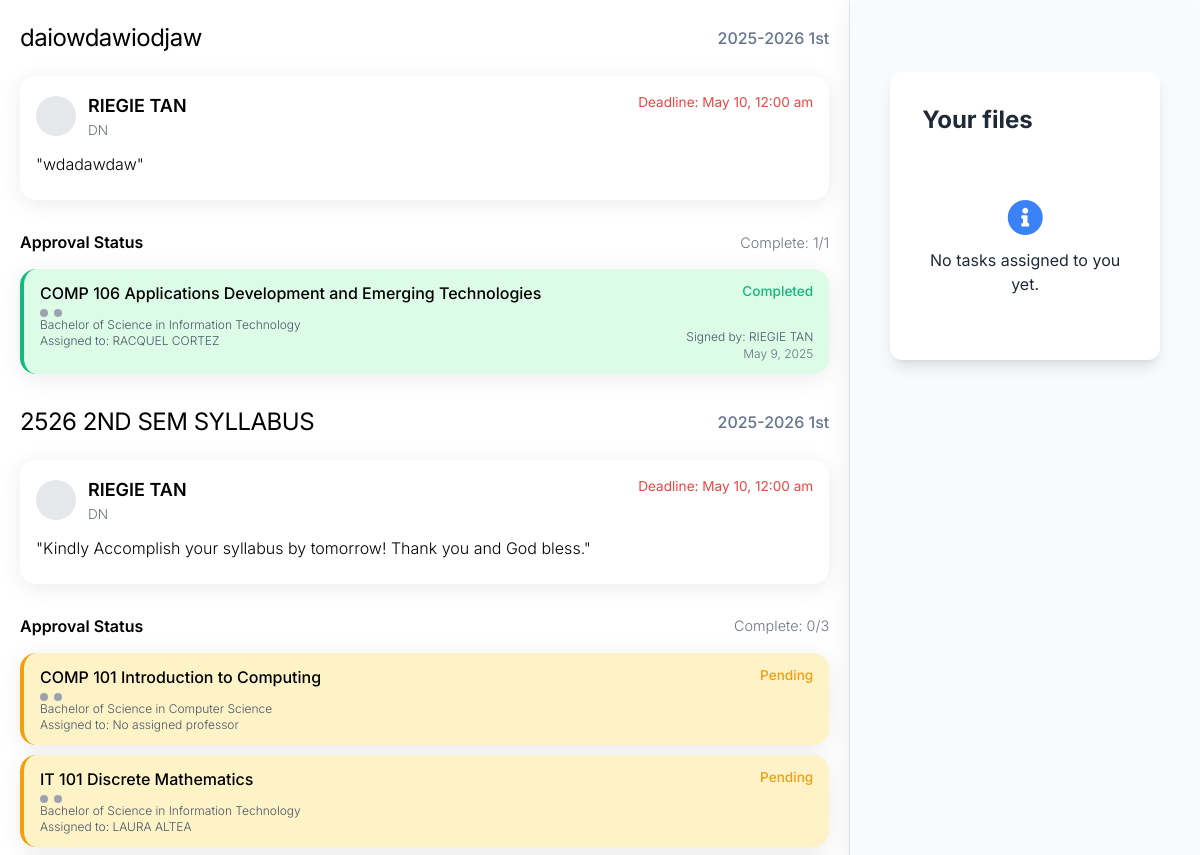
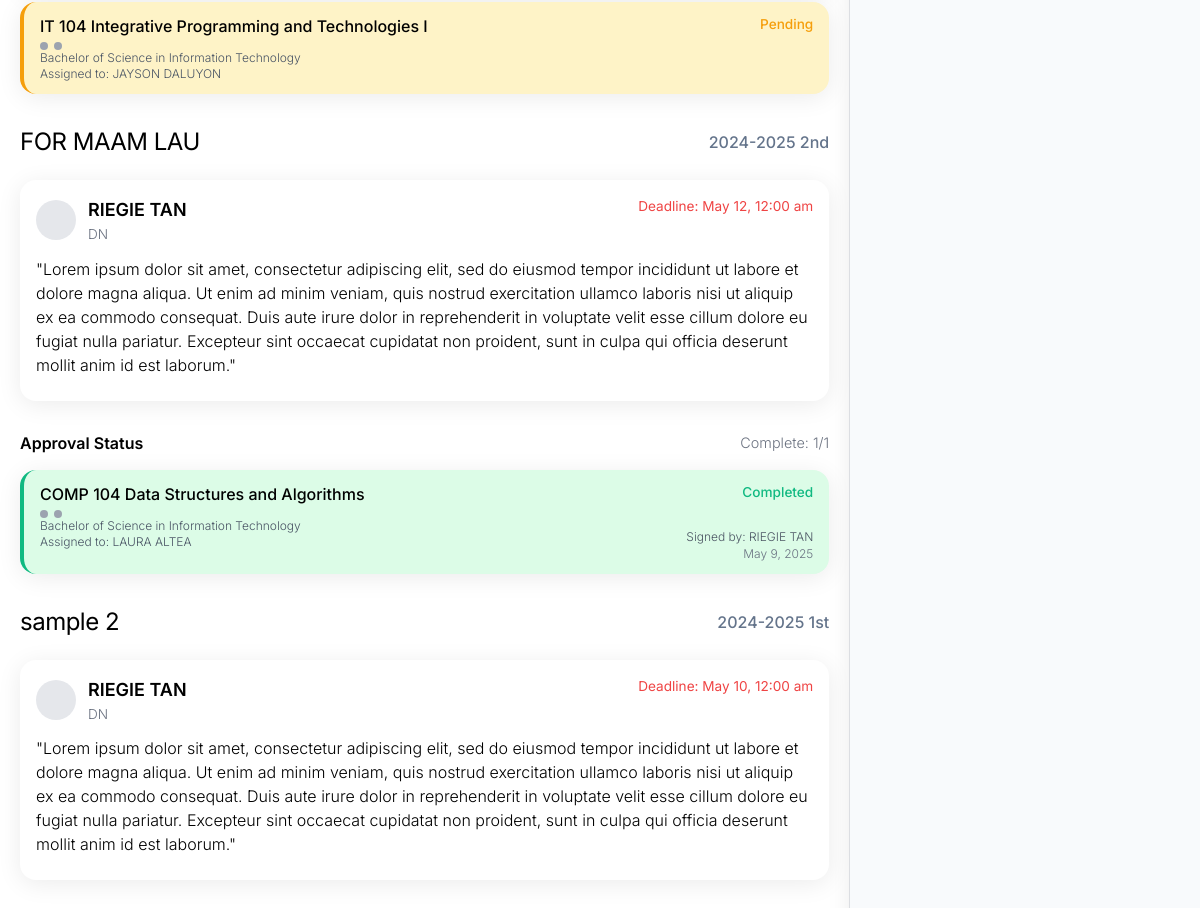
Before: /main/dashboard/submissionspage.php (signed in, upper part) with the older database file (2 pictures, top to bottom).
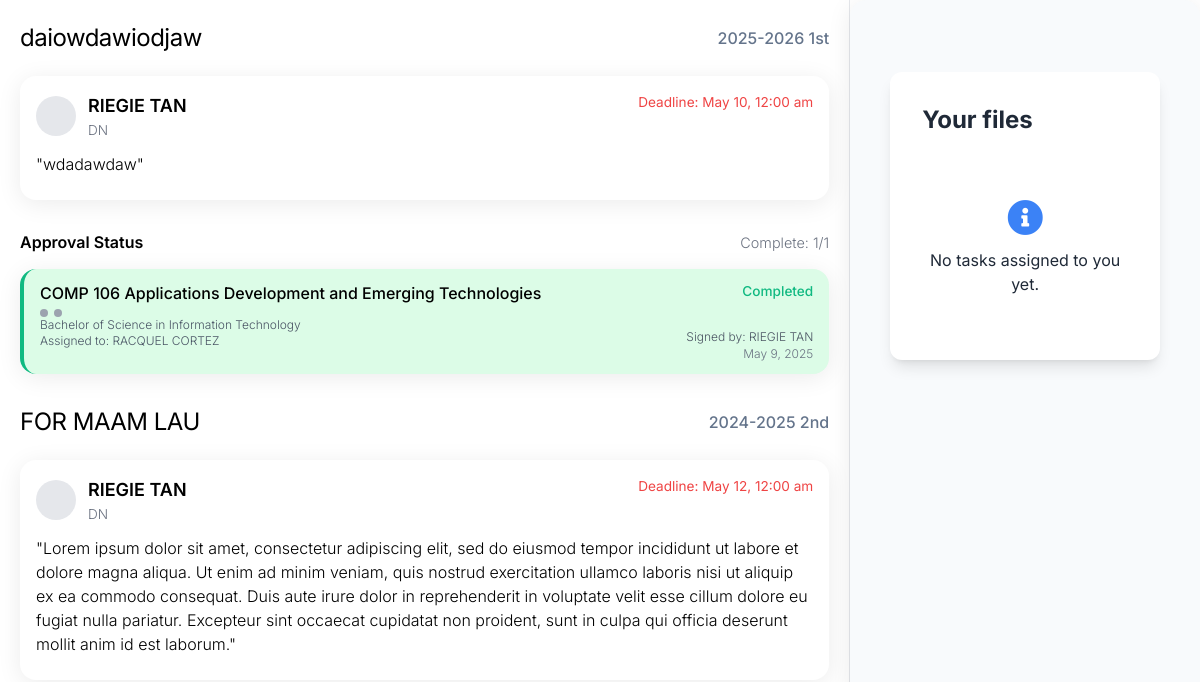
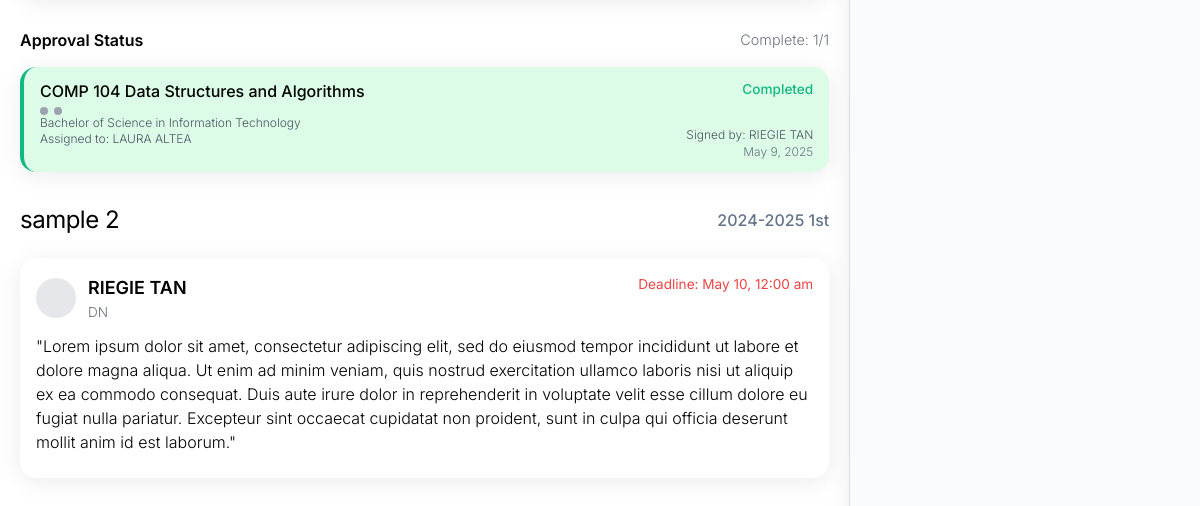
After: the same page with the newer database file (2 pictures, top to bottom).
### tables this page shows
CREATE TABLE `tasks` (
  `TaskID` int(11) NOT NULL AUTO_INCREMENT,
  `Title` varchar(255) NOT NULL,
  `Description` text DEFAULT NULL,
  `CreatedBy` int(11) DEFAULT NULL,
  `FacultyID` int(11) DEFAULT NULL,
  `DueDate` date DEFAULT NULL,
  `Status` enum('Pending','In Progress','Completed') DEFAULT 'Pending',
  `SchoolYear` varchar(30) NOT NULL,
  `Term` varchar(30) NOT NULL,
  `CreatedAt` datetime DEFAULT current_timestamp(),
  PRIMARY KEY (`TaskID`),
  KEY `CreatedBy` (`CreatedBy`),
  KEY `FacultyID` (`FacultyID`),
  CONSTRAINT `tasks_ibfk_1` FOREIGN KEY (`CreatedBy`) REFERENCES `personnel` (`PersonnelID`),
  CONSTRAINT `tasks_ibfk_2` FOREIGN KEY (`FacultyID`) REFERENCES `faculties` (`FacultyID`)
);

CREATE TABLE `personnel` (
  `PersonnelID` int(11) NOT NULL AUTO_INCREMENT,
  `FirstName` varchar(50) NOT NULL,
  `LastName` varchar(50) NOT NULL,
  `Gender` enum('Male','Female','Other') DEFAULT NULL,
  `Role` varchar(10) DEFAULT NULL,
  `FacultyID` int(11) DEFAULT NULL,
  `AccountID` int(11) DEFAULT NULL,
  PRIMARY KEY (`PersonnelID`),
  KEY `FacultyID` (`FacultyID`),
  KEY `AccountID` (`AccountID`),
  CONSTRAINT `personnel_ibfk_1` FOREIGN KEY (`FacultyID`) REFERENCES `faculties` (`FacultyID`),
  CONSTRAINT `personnel_ibfk_2` FOREIGN KEY (`AccountID`) REFERENCES `accounts` (`AccountID`) ON DELETE SET NULL ON UPDATE CASCADE
);

CREATE TABLE `task_assignments` (
  `TaskAssignmentID` int(11) NOT NULL AUTO_INCREMENT,
  `TaskID` int(11) NOT NULL,
  `ProgramID` int(11) NOT NULL,
  `CourseCode` varchar(10) NOT NULL,
  `FacultyID` int(11) NOT NULL,
  `Status` enum('Pending','Submitted','Completed') DEFAULT 'Pending',
  `ReviewStatus` enum('Not Reviewed','Approved','Rejected') DEFAULT 'Not Reviewed',
  `SubmissionPath` varchar(255) DEFAULT NULL,
  `SubmissionDate` datetime DEFAULT NULL,
  `ApprovedBy` int(11) DEFAULT NULL,
  `ApprovalDate` datetime DEFAULT NULL,
  `RevisionReason` text DEFAULT NULL,
  PRIMARY KEY (`TaskAssignmentID`),
  KEY `fk_task_assignments_tasks` (`TaskID`),
  KEY `fk_task_assignments_program` (`ProgramID`),
  KEY `fk_task_assignments_course` (`CourseCode`),
  KEY `fk_task_assignments_faculty` (`FacultyID`),
  KEY `fk_task_assignments_approver` (`ApprovedBy`),
  CONSTRAINT `fk_task_assignments_approver` FOREIGN KEY (`ApprovedBy`) REFERENCES `personnel` (`PersonnelID`) ON DELETE SET NULL,
  CONSTRAINT `fk_task_assignments_course` FOREIGN KEY (`CourseCode`) REFERENCES `courses` (`CourseCode`) ON DELETE CASCADE,
  CONSTRAINT `fk_task_assignments_faculty` FOREIGN KEY (`FacultyID`) REFERENCES `faculties` (`FacultyID`) ON DELETE CASCADE,
  CONSTRAINT `fk_task_assignments_program` FOREIGN KEY (`ProgramID`) REFERENCES `programs` (`ProgramID`) ON DELETE CASCADE,
  CONSTRAINT `fk_task_assignments_tasks` FOREIGN KEY (`TaskID`) REFERENCES `tasks` (`TaskID`) ON DELETE CASCADE
);

CREATE TABLE `courses` (
  `CourseCode` varchar(10) NOT NULL,
  `Title` varchar(100) DEFAULT NULL,
  PRIMARY KEY (`CourseCode`)
);

CREATE TABLE `programs` (
  `ProgramID` int(11) NOT NULL AUTO_INCREMENT,
  `ProgramCode` varchar(10) NOT NULL,
  `ProgramName` varchar(100) NOT NULL,
  PRIMARY KEY (`ProgramID`)
);

### main/dashboard/submissionspage.php (the view, shortened to what the changed rows need)
<?php
$conn = new mysqli("localhost", "root", "", "cms");
$accountID = $_SESSION['AccountID'];
$userRole = "";
$facultyID = null;
$sql = "SELECT personnel.PersonnelID, personnel.FacultyID, personnel.Role, faculties.Faculty
        FROM personnel
        JOIN faculties ON personnel.FacultyID = faculties.FacultyID
        WHERE personnel.AccountID = ?";
$stmt = $conn->prepare($sql);
$stmt->bind_param("i", $accountID);
$stmt->execute();
$result = $stmt->get_result();
if ($result && $result->num_rows > 0) {
    $row = $result->fetch_assoc();
    $facultyID = $row['FacultyID'];
    $personnelID = $row['PersonnelID'];
    $userRole = $row['Role'];
}
$tasks = [];
if (isset($_GET['task_id'])) {
    $taskID = $_GET['task_id'];
    $tasksSql = "SELECT t.TaskID, t.Title, t.Description, t.DueDate, t.Status, t.CreatedAt,
                t.SchoolYear, t.Term, COUNT(ta.TaskAssignmentID) as TotalAssignments,
                SUM(CASE WHEN ta.Status = 'Completed' THEN 1 ELSE 0 END) as CompletedAssignments,
                p.FirstName as CreatorFirstName, p.LastName as CreatorLastName, p.Role as CreatorRole,
                ta.RevisionReason
                FROM tasks t
                JOIN task_assignments ta ON t.TaskID = ta.TaskID
                JOIN program_courses pc ON ta.CourseCode = pc.CourseCode AND ta.ProgramID = pc.ProgramID
                LEFT JOIN personnel p ON t.CreatedBy = p.PersonnelID
                WHERE t.TaskID = ? AND t.FacultyID = ?";
    if ($userRole != 'DN' && $userRole != 'PH' && $userRole != 'COR') {
        $tasksSql .= " AND pc.PersonnelID = ?";
    }
    $tasksSql .= " GROUP BY t.TaskID ORDER BY t.CreatedAt DESC";
    $tasksStmt = $conn->prepare($tasksSql);
    if ($userRole != 'DN' && $userRole != 'PH' && $userRole != 'COR') {
        $tasksStmt->bind_param("iii", $taskID, $facultyID, $personnelID);
    } else {
        $tasksStmt->bind_param("ii", $taskID, $facultyID);
    }
} else if ($userRole == 'DN' || $userRole == 'PH' || $userRole == 'COR') {
    $tasksSql = "SELECT t.TaskID, t.Title, t.Description, t.DueDate, t.Status, t.CreatedAt,
                t.SchoolYear, t.Term, COUNT(ta.TaskAssignmentID) as TotalAssignments,
                SUM(CASE WHEN ta.Status = 'Completed' THEN 1 ELSE 0 END) as CompletedAssignments,
                p.FirstName as CreatorFirstName, p.LastName as CreatorLastName, p.Role as CreatorRole,
                ta.RevisionReason
                FROM tasks t
                JOIN task_assignments ta ON t.TaskID = ta.TaskID
                JOIN program_courses pc ON ta.CourseCode = pc.CourseCode AND ta.ProgramID = pc.ProgramID
                LEFT JOIN personnel p ON t.CreatedBy = p.PersonnelID
                WHERE t.FacultyID = ?
                GROUP BY t.TaskID
                ORDER BY t.CreatedAt DESC";
    $tasksStmt = $conn->prepare($tasksSql);
    $tasksStmt->bind_param("i", $facultyID);
}
$tasksStmt->execute();
$tasksResult = $tasksStmt->get_result();
while ($taskRow = $tasksResult->fetch_assoc()) {
    $assignmentsSql = "SELECT ta.TaskAssignmentID, ta.CourseCode, ta.ProgramID, ta.Status as AssignmentStatus,
                    ta.SubmissionPath, ta.SubmissionDate, ta.ApprovalDate, ta.RevisionReason,
                    c.Title as CourseTitle, p.ProgramName, p.ProgramCode,
                    CONCAT(per.FirstName, ' ', per.LastName) as AssignedTo,
                    per.PersonnelID as PersonnelID,
                    CONCAT(apr.FirstName, ' ', apr.LastName) as ApprovedBy
                    FROM task_assignments ta
                    JOIN courses c ON ta.CourseCode = c.CourseCode
                    JOIN programs p ON ta.ProgramID = p.ProgramID
                    LEFT JOIN program_courses pc ON ta.CourseCode = pc.CourseCode AND ta.ProgramID = pc.ProgramID
                    LEFT JOIN personnel per ON pc.PersonnelID = per.PersonnelID
                    LEFT JOIN personnel apr ON ta.ApprovedBy = apr.PersonnelID
                    WHERE ta.TaskID = ?";
    $assignmentsSql .= " ORDER BY p.ProgramName, ta.CourseCode";
    $assignmentsStmt = $conn->prepare($assignmentsSql);
    if ($userRole != 'DN' && $userRole != 'PH' && $userRole != 'COR') {
        $assignmentsStmt->bind_param("ii", $taskRow['TaskID'], $personnelID);
    } else {
        $assignmentsStmt->bind_param("i", $taskRow['TaskID']);
    }
    $assignmentsStmt->execute();
    $assignmentsResult = $assignmentsStmt->get_result();
    $assignments = [];
    while ($assignmentRow = $assignmentsResult->fetch_assoc()) {
        $assignments[] = $assignmentRow;
    }
    $taskRow['Assignments'] = $assignments;
    $tasks[] = $taskRow;
}
?>
<!DOCTYPE html>
<html lang="en">
<head>
  <link href="../../src/tailwind/output.css" rel="stylesheet" />
  <link href="https://cdnjs.cloudflare.com/ajax/libs/font-awesome/5.15.3/css/all.min.css" rel="stylesheet" />
</head>
<body>
  <div class="content">
    <div class="tasks-section">
      <?php if (empty($tasks)): ?>
      <div class="no-tasks">
        <p>No tasks available. <?php echo ($userRole == 'DN') ? 'Create your first task!' : 'Tasks assigned to you will appear here.'; ?></p>
      </div>
      <?php else: ?>
        <?php foreach ($tasks as $task): ?>
        <div class="task-list mb-8">
          <div class="section-header mb-4">
            <h3><?php echo htmlspecialchars($task['Title']); ?></h3>
            <span class="course-code">
              <?php echo htmlspecialchars($task['SchoolYear'] . ' ' . $task['Term']); ?>
            </span>
          </div>
          <div class="task-card mb-4">
            <div class="task-header mb-2">
              <div class="faculty-info">
                <div class="faculty-avatar"></div>
                <div class="faculty-details">
                  <p class="faculty-name text-lg font-semibold"><?php echo htmlspecialchars($task['CreatorFirstName'] . ' ' . $task['CreatorLastName']); ?></p>
                  <p class="faculty-role font-light"><?php echo htmlspecialchars($task['CreatorRole']); ?></p>
                </div>
              </div>
              <div class="deadline">
                <p>Deadline: <?php echo date("F j, g:i a", strtotime($task['DueDate'])); ?></p>
              </div>
            </div>
            <div class="task-content mb-2">
              <p class="text-base font-light">"<?php echo htmlspecialchars($task['Description']); ?>"</p>
            </div>
          </div>
          <div class="approval-section">
            <div class="approval-header mb-2">
              <h3 class="font-semibold">Approval Status</h3>
              <div class="complete-label font-light">Complete: <?php echo $task['CompletedAssignments']; ?>/<?php echo $task['TotalAssignments']; ?></div>
            </div>
            <?php if (!empty($task['Assignments'])): ?>
              <?php foreach ($task['Assignments'] as $assignment): ?>
                <div class="course-card <?php echo $assignment['AssignmentStatus'] == 'Completed' ? 'completed' : ($assignment['AssignmentStatus'] == 'Submitted' ? 'submitted' : 'pending'); ?> mb-3">
                  <div class="course-info">
                    <p class="course-name font-semibold"><?php echo htmlspecialchars($assignment['CourseCode'] . ' ' . $assignment['CourseTitle']); ?></p>
                    <div class="course-badges">
                      <span class="badge"></span>
                      <span class="badge"></span>
                    </div>
                    <p class="text-xs text-gray-600 font-light"><?php echo htmlspecialchars($assignment['ProgramName']); ?></p>
                    <p class="text-xs text-gray-600 font-light">Assigned to: <?php echo !empty($assignment['AssignedTo']) ? htmlspecialchars($assignment['AssignedTo']) : 'No assigned professor'; ?></p>
                  </div>
                  <div class="status">
                    <span class="status-label <?php echo strtolower($assignment['AssignmentStatus']); ?>">
                      <?php echo $assignment['AssignmentStatus']; ?>
                    </span>
                    <?php if ($assignment['AssignmentStatus'] == 'Completed'): ?>
                      <br>
                      <p class="signed-by font-light">Signed by: <?php echo htmlspecialchars($assignment['ApprovedBy']); ?></p>
                      <p class="text-xs text-gray-500 font-light"><?php echo date("M j, Y", strtotime($assignment['ApprovalDate'])); ?></p>
                    <?php elseif ($assignment['AssignmentStatus'] == 'Submitted'): ?>
                      <p class="text-xs text-gray-500 font-light">Submitted: <?php echo date("M j, Y", strtotime($assignment['SubmissionDate'])); ?></p>
                    <?php endif; ?>
                  </div>
                </div>
              <?php endforeach; ?>
            <?php else: ?>
              <p class="text-center text-gray-500 my-4 font-light">No courses assigned to this task.</p>
            <?php endif; ?>
          </div>
        </div>
        <?php endforeach; ?>
      <?php endif; ?>
    </div>
  </div>
</body>
</html>

Changed rows visible on the page:
removed tasks: Title "2526 2ND SEM SYLLABUS", SchoolYear+Term "2025-2026 1st", CreatedBy.LastName "RIEGIE TAN", CreatedBy.Role "DN", DueDate "May 10, 12:00 am", Description "Kindly Accomplish your syllabus by tomorrow! Thank you and God bless.", CompletedAssignments "0", TotalAssignments "3"
removed task_assignments: CourseCode.Title "COMP 101 Introduction to Computing", programs.ProgramName "Bachelor of Science in Computer Science", shows "No assigned professor", Status "Pending", shown under "2526 2ND SEM SYLLABUS"
removed task_assignments: CourseCode.Title "IT 101 Discrete Mathematics", programs.ProgramName "Bachelor of Science in Information Technology", AssignedTo "LAURA ALTEA", Status "Pending", shown under "2526 2ND SEM SYLLABUS"
removed task_assignments: CourseCode.Title "IT 104 Integrative Programming and Technologies I", programs.ProgramName "Bachelor of Science in Information Technology", AssignedTo "JAYSON DALUYON", Status "Pending", shown under "2526 2ND SEM SYLLABUS"
